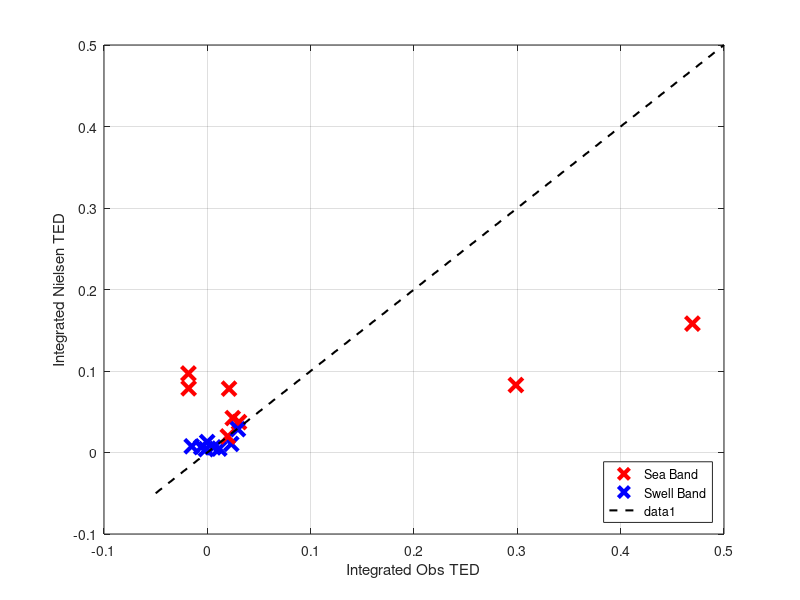

The MATLAB source for this figure:
%% plot_CompObsNiel.m
%
%   Noah Clark      11/29/23
%
% Purpose: To plot the integrated obs diss vs the integrated nielsen diss.
%           Integrate over the sea and swell bands separately. 

clc;clear;

%% Load Data

load('TED.mat')

%% Integrate and Assign 

% <0.8 Hz is the Swell Band (ind: <= 8)
% >0.8 Hz is the Sea Band (ind: >8)

for i = 1:8
    Swell_intObsTED{i} = trapz(ff(1:8),Avg_obsTED{i}(1:8));
    Sea_intObsTED{i} = trapz(ff(9:end),Avg_obsTED{i}(9:end));

    Swell_intNielsenTED{i} = trapz(ff(1:8),Avg_NielsonTED{i}(1:8));
    Sea_intNielsenTED{i} = trapz(ff(9:end),Avg_NielsonTED{i}(9:end));

    % Swell_intObsTED{i} = trapz(Avg_obsTED{i}(1:8));
    % Sea_intObsTED{i} = trapz(Avg_obsTED{i}(9:end));
    % 
    % Swell_intNielsenTED{i} = trapz(Avg_NielsonTED{i}(1:8));
    % Sea_intNielsenTED{i} = trapz(Avg_NielsonTED{i}(9:end));
end


% Swell_intObsTED{1} = trapz(ff(1:8),Avg_obsTED{5}(1:8));
% Swell_intObsTED{2} = trapz(ff(1:8),Avg_obsTED{6}(1:8));
% Swell_intObsTED{3} = trapz(ff(1:8),Avg_obsTED{7}(1:8));
% Swell_intObsTED{4} = trapz(ff(1:8),Avg_obsTED{8}(1:8));
% 
% Sea_intObsTED{1} = trapz(ff(9:end),Avg_obsTED{5}(9:end));
% Sea_intObsTED{2} = trapz(ff(9:end),Avg_obsTED{6}(9:end));
% Sea_intObsTED{3} = trapz(ff(9:end),Avg_obsTED{7}(9:end));
% Sea_intObsTED{4} = trapz(ff(9:end),Avg_obsTED{8}(9:end));
% 
% 
% Swell_intNielsenTED{1} = trapz(ff(1:8),Avg_NielsonTED{5}(1:8));
% Swell_intNielsenTED{2} = trapz(ff(1:8),Avg_NielsonTED{6}(1:8));
% Swell_intNielsenTED{3} = trapz(ff(1:8),Avg_NielsonTED{7}(1:8));
% Swell_intNielsenTED{4} = trapz(ff(1:8),Avg_NielsonTED{8}(1:8));
% 
% Sea_intNielsenTED{1} = trapz(ff(9:end),Avg_NielsonTED{5}(9:end));
% Sea_intNielsenTED{2} = trapz(ff(9:end),Avg_NielsonTED{6}(9:end));
% Sea_intNielsenTED{3} = trapz(ff(9:end),Avg_NielsonTED{7}(9:end));
% Sea_intNielsenTED{4} = trapz(ff(9:end),Avg_NielsonTED{8}(9:end));


%% Plot

figure(1);clf;
for i = 1:8
    plot(Sea_intObsTED{i},Sea_intNielsenTED{i},'xr','MarkerSize',10,'LineWidth',3)
    hold on
    plot(Swell_intObsTED{i},Swell_intNielsenTED{i},'xb','MarkerSize',10,'LineWidth',3)
end
grid on
xlabel('Integrated Obs TED')
ylabel('Integrated Nielsen TED')

legend('Sea Band','Swell Band','location','SouthEast')
plot([-0.05 0.5],[-0.05 0.5],'--k','linewidth',1.5)
% xlim([-0.1 1])
% ylim([-0.05 ])
% xlim([-3 48])
% ylim([-5 20])

